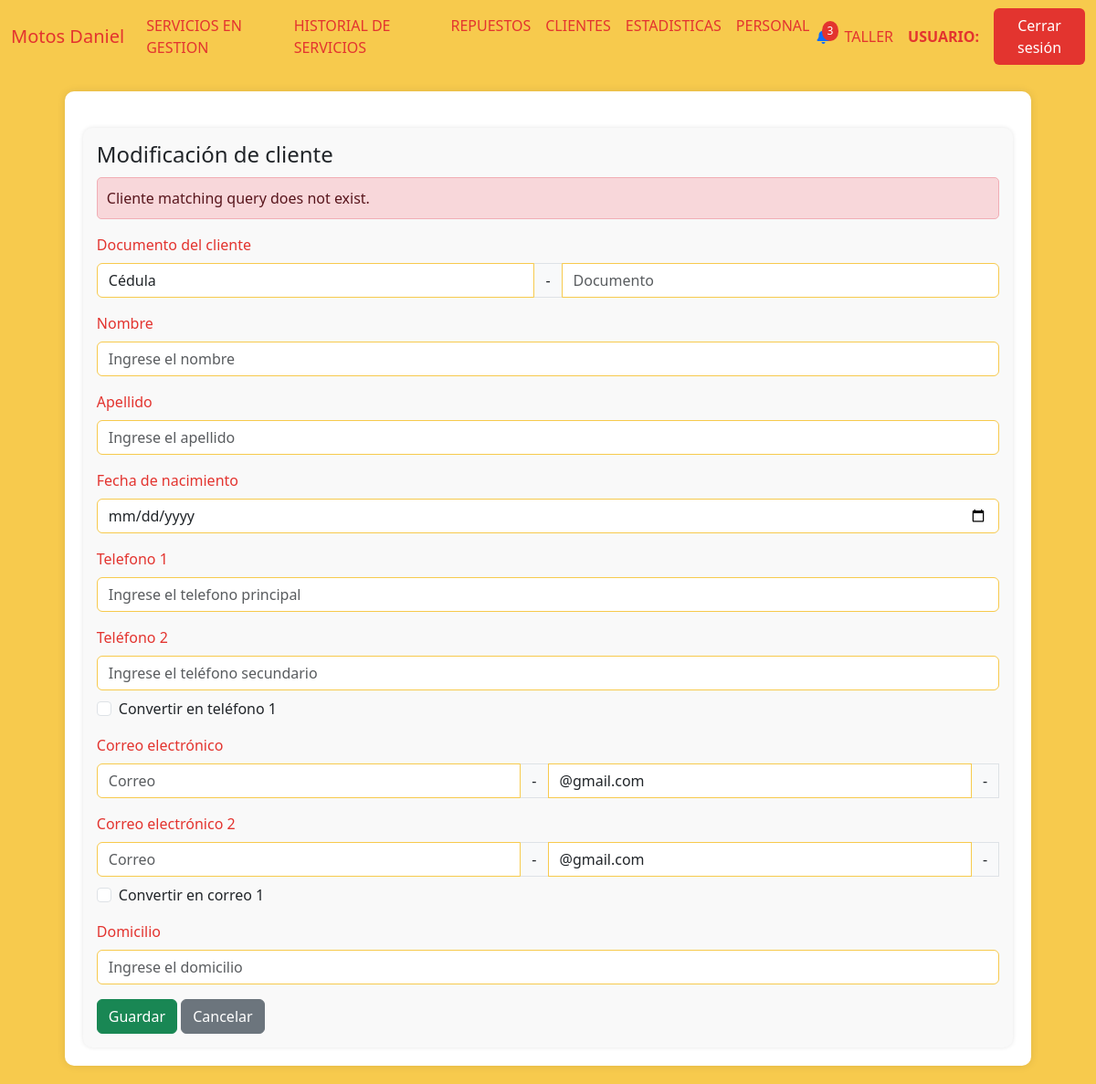
Before: /modificacion_cliente_taller/4 with the older database file.
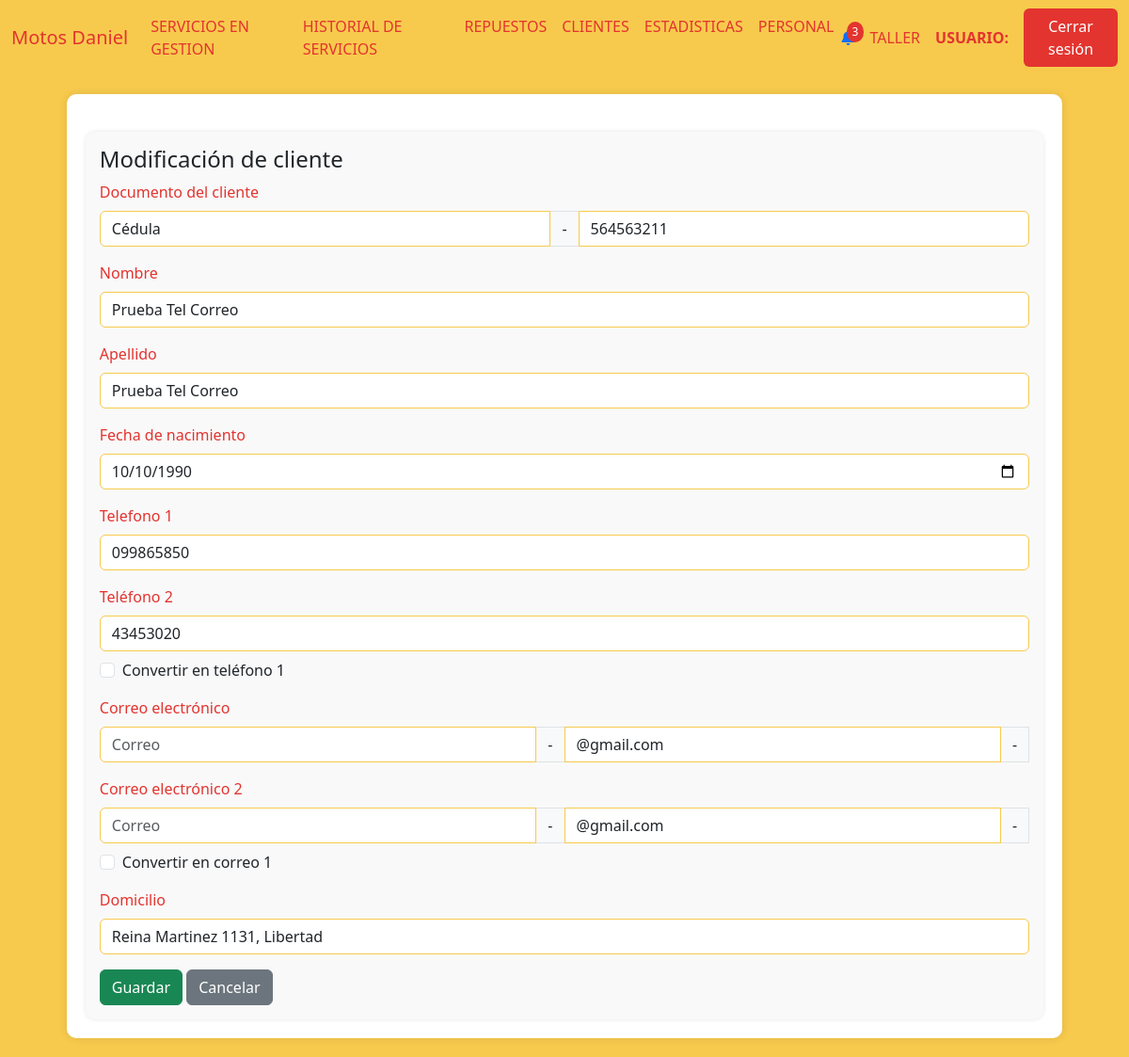
After: the same page with the newer database file.
### AppUM/models.py (models this page shows)
class Cliente(models.Model):
    documento = models.CharField(max_length=20, unique=True)
    nombre = models.CharField(max_length=20)
    apellido  = models.CharField(max_length=20)
    fecha_nacimiento = models.DateField(null=True,blank=True)
    domicilio = models.CharField(max_length=500,blank=True)
    fondo_pesos = models.DecimalField(max_digits=10, decimal_places=2,default=0)
    fondo_dolares = models.DecimalField(max_digits=10, decimal_places=2,default=0)

class ClienteTelefono(models.Model):
    cliente = models.ForeignKey(Cliente, related_name='cliente_telefono', on_delete=models.CASCADE, null=True)
    telefono = models.CharField(max_length=10)
    principal = models.BooleanField(default=True)

### AppUM/views.py (the view)
# urls.py: path('modificacion_cliente_taller/<int:id_cliente>', views.modificacion_cliente_taller,name="ModificacionClienteTaller"),
def modificacion_cliente_taller(req,id_cliente):
    try:
        if req.method == "POST":
            tipo_doc = req.POST['tipo_doc']
            doc = req.POST['doc']
            documento = tipo_doc + str(doc)
            tel1 = req.POST['telefono_principal']
            tel2 = req.POST['telefono_secundario']
            correo1 = req.POST['correo_1'] + req.POST['dominio_correo']
            correo2 = req.POST['correo_2'] + req.POST['dominio_correo_2']
            valid_cliente = valid_cliente_mod(id_cliente,documento,tel1,tel2,correo1,correo2)
            if valid_cliente == "existe_cliente":
                contexto = contexto_para_cliente(id_cliente,"El documento ingresado ya existe")
                return render(req,"perfil_taller/clientes/modificacion_cliente.html",contexto)
            elif tel1 == tel2:
                contexto = contexto_para_cliente(id_cliente,"Los telefonos no pueden ser iguales")
                return render(req,"perfil_taller/clientes/modificacion_cliente.html",contexto)
            elif (correo1 == correo2) and (req.POST['correo_1'] and req.POST['correo_2']):
                contexto = contexto_para_cliente(id_cliente,"Los correos no pueden ser iguales")
                return render(req,"perfil_taller/clientes/modificacion_cliente.html",contexto)
            else:
                tel1_actual = ClienteTelefono.objects.filter(cliente_id=id_cliente,principal=1).first()
                if tel1_actual.telefono != tel1:
                    tel1_actual.delete()
                    insert_cliente_telefono(tel1,1,id_cliente)
                if tel2:
                    tel2_actual = ClienteTelefono.objects.filter(cliente_id=id_cliente,principal=0).first()
                    checkbox = 'convert_to_tel1' in req.POST
                    if tel2_actual.telefono != tel2:
                        tel2_actual.delete()
                        insert_cliente_telefono(tel2,0,id_cliente)
                    if checkbox:
                        tel2_actual = ClienteTelefono.objects.filter(cliente_id=id_cliente,principal=0).first()
                        tel2_actual.principal = 1
                        tel1_actual.principal = 0
                        tel2_actual.save()
                        tel1_actual.save()
                if req.POST['correo_1']:
                    correo1_actual = ClienteCorreo.objects.filter(cliente_id=id_cliente,principal=1).first()
                    if correo1_actual.correo != correo1:
                        correo1_actual.delete()
                        insert_cliente_correo(correo1,1,id_cliente)
                if req.POST['correo_2']:
                    correo2_actual = ClienteCorreo.objects.filter(cliente_id=id_cliente,principal=0).first()
                    checkbox_correo = 'convert_to_correo1' in req.POST
                    if correo2_actual.correo != correo2:
                        correo2_actual.delete()
                        insert_cliente_correo(correo2,0,id_cliente)
                    if checkbox_correo:
                        correo2_actual = ClienteCorreo.objects.filter(cliente_id=id_cliente,principal=0).first()
                        correo2_actual.principal = 1
                        correo1_actual.principal = 0
                        correo1_actual.save()
                        correo2_actual.save()
                f_nac_str = req.POST.get('f_nac')  # Cambiado a paréntesis
                f_nac = datetime.strptime(f_nac_str, '%Y-%m-%d').date() if f_nac_str else None
                mod_cliente = Cliente.objects.get(id=id_cliente)
                mod_cliente.documento = documento
                mod_cliente.nombre = req.POST['nombre'].title()
                mod_cliente.apellido = req.POST['apellido'].title()
                mod_cliente.fecha_nacimiento = f_nac
                mod_cliente.domicilio = req.POST['domicilio'].title()
                mod_cliente.save()
                messages.success(req, "Cliente modificado con éxito")
                return redirect('ClientesTaller')
        else:
            contexto = contexto_para_cliente(id_cliente,None)
            return render(req,"perfil_taller/clientes/modificacion_cliente.html",contexto)
    except Exception as e:
        return render(req,"perfil_taller/clientes/modificacion_cliente.html",{"error_message":e})

### AppUM/templates/perfil_taller/clientes/modificacion_cliente.html (shortened to what the changed rows need)
{% extends "perfil_taller/padre_perfil_taller.html" %}
{% load static %}
{% block contenidoQueCambia %}
<div class="table-container" id="inventarios">
    <div class="form-container" id="motoForm">
        <h4>Modificación de cliente</h4>
        {% if error_message %}
            <div class="alert alert-danger" role="alert">
            {{ error_message }}
            </div>
        {% endif %}
        <form action="{% url 'ModificacionClienteTaller' datos_cliente.id %}" enctype="multipart/form-data" method="POST">{% csrf_token %}
            <div class="mb-3" id="documento_cliente">
                <div class="input-group">
                    <select class="form-control" name="tipo_doc">
                        <option value="CI" {% if tipo_doc == "CI" %}selected{% endif %}>Cédula</option>
                    </select>
                    <span class="input-group-text">-</span>
                    <input value="{{ doc_num }}" type="text" class="form-control" name="doc" placeholder="Documento" required>
                </div>
            </div>
            <div class="mb-3">
                <label for="modelo" class="form-label">Nombre</label>
                <input value="{{ datos_cliente.nombre }}" type="text" class="form-control" name="nombre" id="modelo" placeholder="Ingrese el nombre" maxlength="20" required>
            </div>
            <div class="mb-3">
                <label for="precio" class="form-label">Apellido</label>
                <input value="{{ datos_cliente.apellido }}" type="text" class="form-control" name="apellido" placeholder="Ingrese el apellido" required>
            </div>
            <div class="mb-3">
                <label for="precio" class="form-label">Fecha de nacimiento</label>
                <input value="{{ fecha_nac }}" type="date" class="form-control" name="f_nac" placeholder="Ingrese la fecha de nacimiento">
            </div>
            <div class="mb-3">
                <label for="precio" class="form-label">Telefono 1</label>
                <input value="{{ tel_princ.telefono }}" type="number" class="form-control" name="telefono_principal" placeholder="Ingrese el telefono principal" required>
            </div>
            <div class="mb-3">
                <label for="precio" class="form-label">Teléfono 2</label>
                {% if tel_sec %}
                    <input value="{{ tel_sec }}" type="number" class="form-control" name="telefono_secundario" placeholder="Ingrese el teléfono secundario">
                {% else %}
                    <input type="number" class="form-control" name="telefono_secundario" placeholder="Ingrese el teléfono secundario">
                {% endif %}
                <div class="form-check mt-2">
                    <input class="form-check-input" type="checkbox" id="convertToTel1" name="convert_to_tel1">
                    <label class="form-check-label" for="convertToTel1">Convertir en teléfono 1</label>
                </div>
            </div>
            <div class="mb-3">
            </div>
            <div class="mb-3">
            </div>
            <div class="mb-3">
                <label for="precio" class="form-label">Domicilio</label>
                <input value="{{ datos_cliente.domicilio }}" type="text" class="form-control" name="domicilio" placeholder="Ingrese el domicilio" required>
            </div>
            <button type="submit" class="btn btn-success">Guardar</button>
            <a href="{% url 'ClientesTaller' %}" class="btn btn-secondary">Cancelar</a>
        </form>
    </div>
</div>
{% endblock %}

Changed rows visible on the page:
added Cliente: nombre "Prueba Tel Correo", apellido "Prueba Tel Correo", domicilio "Reina Martinez 1131, Libertad"
added ClienteTelefono: telefono_principal "099865850"
added ClienteTelefono: telefono_secundario "43453020"
Other visible differences:
form field doc: (not shown) → "564563211"
form field f_nac: (not shown) → "10/10/1990"
{{ error_message }}: "Cliente matching query does not exist." → (not shown)
